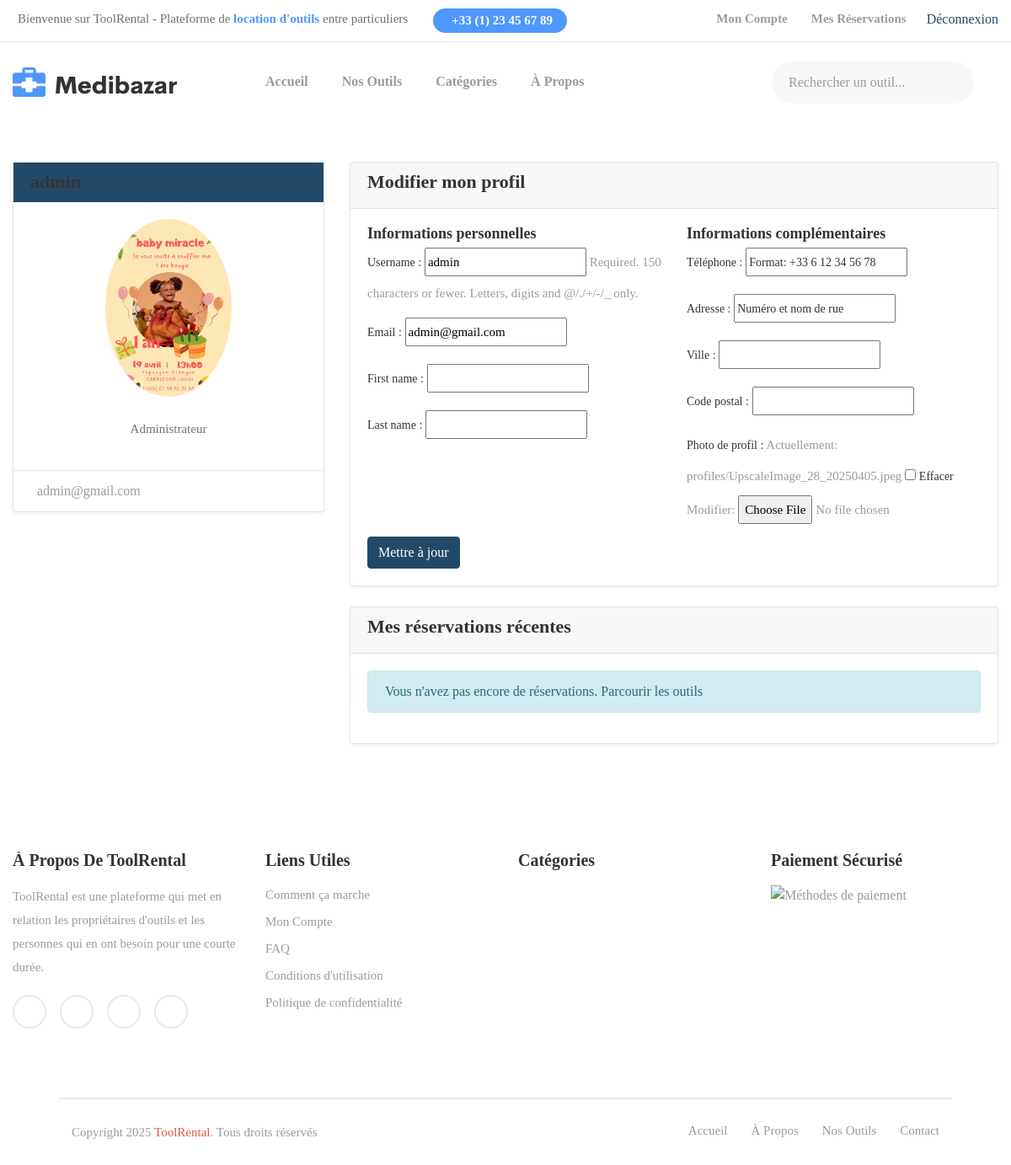
/accounts/profile/ (signed in), run on an earlier commit of the app's database.
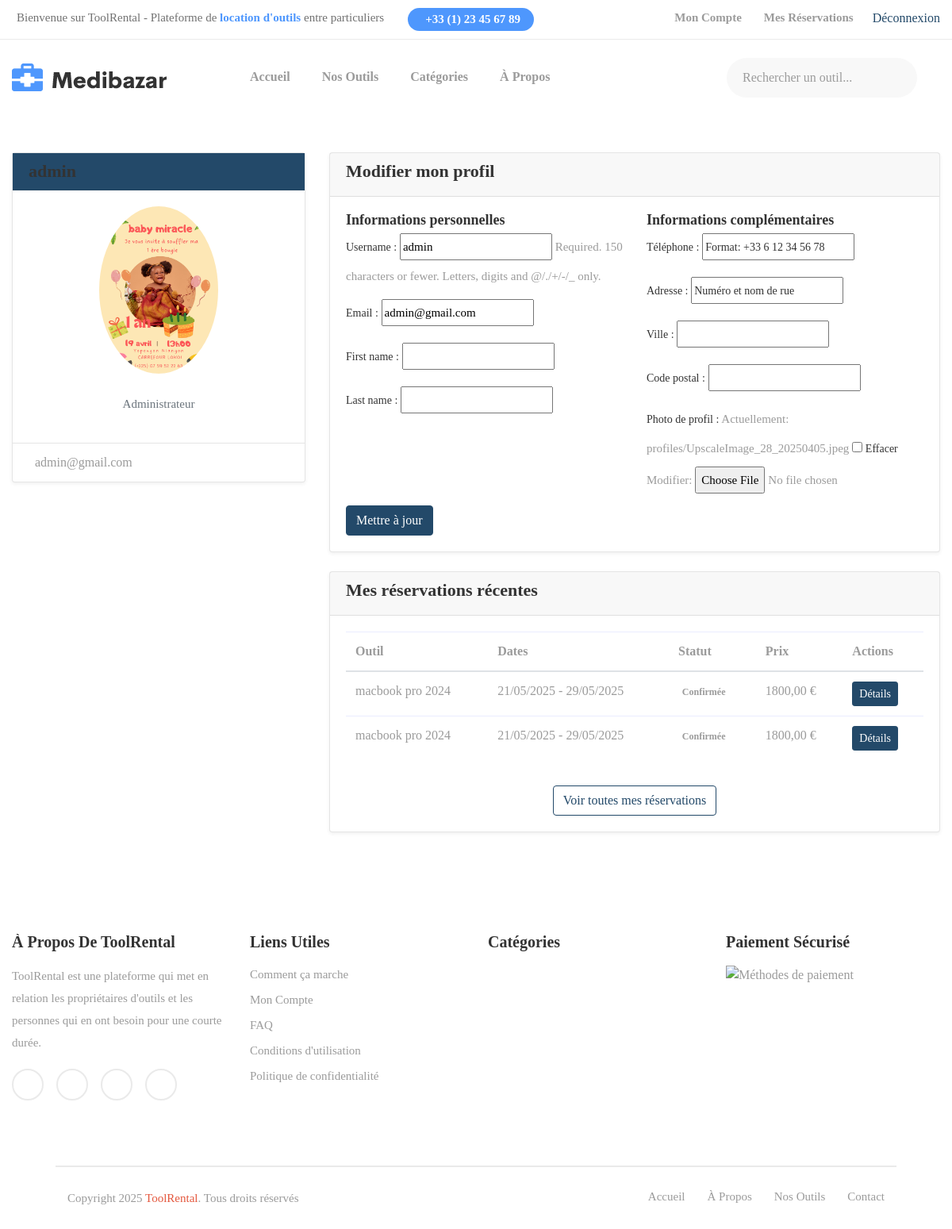
And on a later commit of the database.
### reservations/models.py (models this page shows, shortened)
class Reservation(models.Model):
    STATUS_CHOICES = [
        ('pending', 'En attente'),
        ('confirmed', 'Confirmée'),
        ('canceled', 'Annulée'),
        ('completed', 'Terminée'),
    ]
    tool = models.ForeignKey(Tool, on_delete=models.CASCADE, related_name='reservations')
    renter = models.ForeignKey(User, on_delete=models.CASCADE, related_name='reservations')
    start_date = models.DateField()
    end_date = models.DateField()
    total_price = models.DecimalField(max_digits=10, decimal_places=2)
    status = models.CharField(max_length=20, choices=STATUS_CHOICES, default='pending')
    created_at = models.DateTimeField(auto_now_add=True)
    updated_at = models.DateTimeField(auto_now=True)

### tools/models.py (models this page shows, shortened)
class Tool(models.Model):
    CONDITION_CHOICES = [
        ('neuf', 'Neuf'),
        ('excellent', 'Excellent'),
        ('bon', 'Bon'),
        ('usage', 'Usagé'),
    ]
    name = models.CharField(max_length=200)
    description = models.TextField()
    category = models.ForeignKey(Category, on_delete=models.CASCADE, related_name='tools')
    owner = models.ForeignKey(User, on_delete=models.CASCADE, related_name='owned_tools')
    price_per_day = models.DecimalField(max_digits=10, decimal_places=2)
    deposit_amount = models.DecimalField(max_digits=10, decimal_places=2)
    is_available = models.BooleanField(default=True)
    condition = models.CharField(max_length=10, choices=CONDITION_CHOICES, default='bon')
    created_at = models.DateTimeField(auto_now_add=True)
    updated_at = models.DateTimeField(auto_now=True)
    location = models.CharField(max_length=255, blank=True, null=True)  # Localisation de l'outil pour la recherche

### accounts/views.py (the view)
# urls.py: path('profile/', views.profile, name='profile'),
@login_required
def profile(request):
    if request.method == 'POST':
        u_form = UserUpdateForm(request.POST, instance=request.user)
        p_form = ProfileUpdateForm(request.POST, request.FILES, instance=request.user.profile)
        if u_form.is_valid() and p_form.is_valid():
            u_form.save()
            p_form.save()
            messages.success(request, f'Votre profil a été mis à jour avec succès !')
            return redirect('accounts:profile')
    else:
        u_form = UserUpdateForm(instance=request.user)
        p_form = ProfileUpdateForm(instance=request.user.profile)
    from reservations.models import Reservation
    reservations = Reservation.objects.filter(renter=request.user).order_by('-created_at')[:3]
    is_proprietaire = request.user.profile.user_type == 'proprietaire'
    tools = None
    if is_proprietaire:
        from tools.models import Tool
        tools = Tool.objects.filter(owner=request.user).order_by('-created_at')[:3]
    context = {
        'u_form': u_form,
        'p_form': p_form,
        'reservations': reservations,
        'tools': tools,
        'is_proprietaire': is_proprietaire,
    }
    return render(request, 'accounts/profile.html', context)

### accounts/forms.py
class UserUpdateForm(forms.ModelForm):
    email = forms.EmailField()
    class Meta:
        model = User
        fields = ['username', 'email', 'first_name', 'last_name']

class ProfileUpdateForm(forms.ModelForm):
    class Meta:
        model = Profile
        fields = ['phone', 'address', 'city', 'postal_code', 'profile_picture']
        labels = {
            'phone': 'Téléphone',
            'address': 'Adresse',
            'city': 'Ville',
            'postal_code': 'Code postal',
            'profile_picture': 'Photo de profil'
        }
        widgets = {
            'address': forms.TextInput(attrs={'placeholder': 'Numéro et nom de rue'}),
            'phone': forms.TextInput(attrs={'placeholder': 'Format: +33 6 12 34 56 78'})
        }

### templates/accounts/profile.html (shortened to what the changed rows need)
{% extends 'base.html' %}
{% load static %}
{% block content %}
<div class="container my-5">
    <div class="row">
        <div class="col-md-8">
            <div class="card shadow-sm">
                <div class="card-body">
                    {% if reservations %}
                        <div class="table-responsive">
                            <table class="table table-hover">
                                <thead>
                                    <tr>
                                        <th>Outil</th>
                                        <th>Dates</th>
                                        <th>Statut</th>
                                        <th>Prix</th>
                                        <th>Actions</th>
                                    </tr>
                                </thead>
                                <tbody>
                                    {% for res in reservations %}
                                        <tr>
                                            <td>{{ res.tool.name }}</td>
                                            <td>{{ res.start_date|date:"d/m/Y" }} - {{ res.end_date|date:"d/m/Y" }}</td>
                                            <td><span class="badge badge-{{ res.status }}">{{ res.get_status_display }}</span></td>
                                            <td>{{ res.total_price }} €</td>
                                            <td>
                                                <a href="#" class="btn btn-sm btn-primary">Détails</a>
                                            </td>
                                        </tr>
                                    {% endfor %}
                                </tbody>
                            </table>
                        </div>
                        <div class="text-center mt-3">
                            <a href="{% url 'reservations:my_reservations' %}" class="btn btn-outline-primary">Voir toutes mes réservations</a>
                        </div>
                    {% else %}
                        <div class="alert alert-info">
                            Vous n'avez pas encore de réservations. <a href="{% url 'tools:list' %}">Parcourir les outils</a>
                        </div>
                    {% endif %}
                </div>
            </div>
        </div>
    </div>
</div>
{% endblock %}

What changed in the data, as far as the page shows it:
added Reservation: tool.name "macbook pro 2024", start_date "21/05/2025", end_date "29/05/2025", status "Confirmée", total_price "1800,00"
added Reservation: tool.name "macbook pro 2024", start_date "21/05/2025", end_date "29/05/2025", status "Confirmée", total_price "1800,00"
Also different on the page:
text no longer shown: "Vous n'avez pas encore de réservations. Parcourir les outils"
text now shown: "Outil Dates Statut Prix Actions Voir toutes mes réservations"
